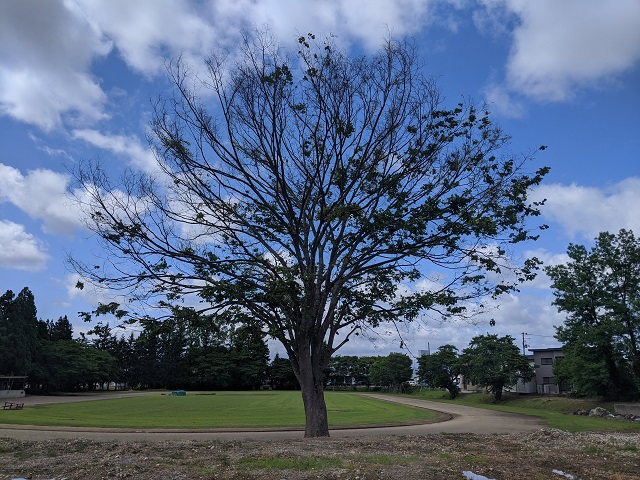
#> input picture tree.jpg, 640 x 480 px
$ python opencv_playground_3.py
#> lines starting #> are read from the running program, lines starting #| are printed output that depends on the picture
#> in main_histogram, tree_img is the input picture: shape (480, 640, 3); mean B, G, R 129.5, 104, 87.6
import numpy as np
import cv2
import matplotlib.pyplot as plt


# [114 lines left out: functions demonstrate_hsv, make_mask, binarize_mask, get_contours, rectangle_contour, main and 1 more, not called in this run]


def blur(noise_img):
    return cv2.blur(noise_img, (3, 3))


def median_blur(noise_img):
    return cv2.medianBlur(noise_img, 3)


# [35 lines left out: functions canny, dilate, erode, main_convolution, not called in this run]


def create_histogram(base_img, color_idx):
    return cv2.calcHist([base_img], [color_idx], None, [256], [0, 256])


def equalize(g_img):
    return cv2.equalizeHist(g_img)


def grayscale_img(base_img):
    return cv2.cvtColor(base_img, cv2.COLOR_BGR2GRAY)
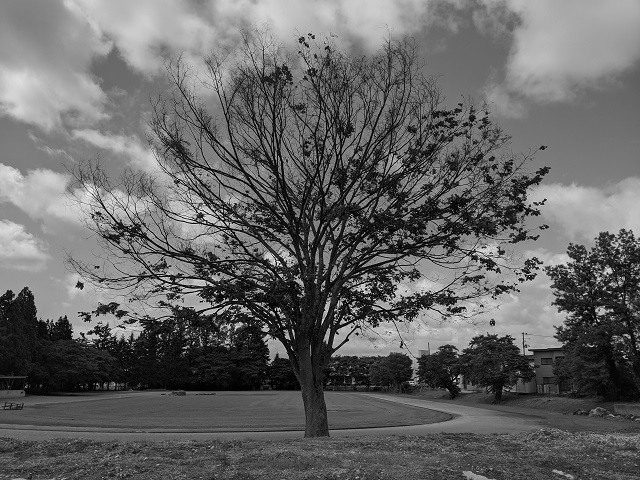
#> returned value: shape (480, 640); min 0, max 250, mean 102
#> in equalize, `return cv2.equalizeHist(g_img)`:
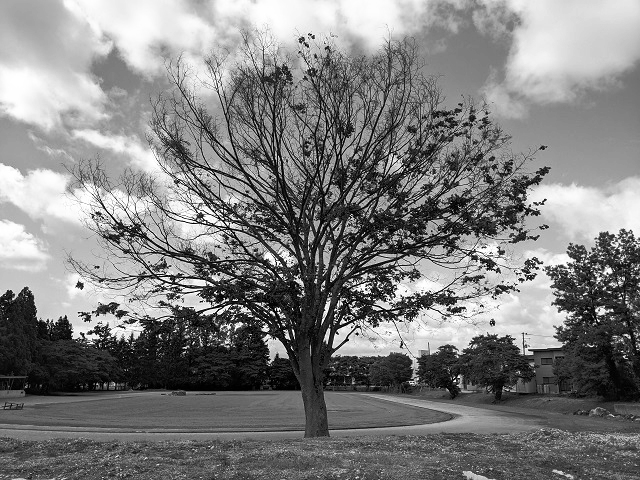
#> returned value: shape (480, 640); min 0, max 255, mean 128.1


def create_clahe(g_img):
    clahe = cv2.createCLAHE(clipLimit=2.0, tileGridSize=(3, 3))
    return clahe.apply(g_img)
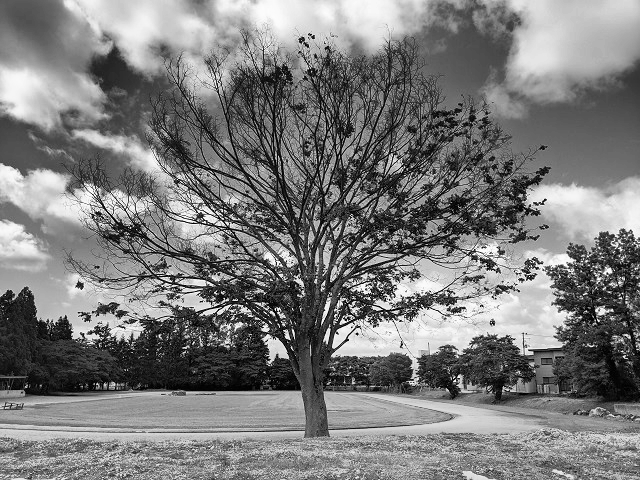
#> returned value: shape (480, 640); min 0, max 254, mean 123.9
#> in main_histogram, `hsv_img = cv2.cvtColor(tree_img, cv2.COLOR_BGR2HSV)`: hsv_img: shape (480, 640, 3); mean H, S, V 92.1, 97.5, 133.4


def adjust_brightness(g_img, is_clahe: bool):
    if is_clahe:
        return create_clahe(g_img)
    else:
        return equalize(g_img)


def two_dim_hist(hsv_img):
    return cv2.calcHist([hsv_img], [0, 1], None, [22, 32], [0, 180, 0, 256])
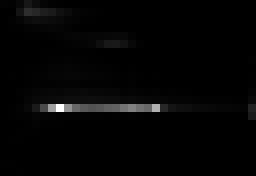
#> returned value: shape (22, 32) float32 (shown 8 times larger); min 0, max 23894, mean 436.4; drawn with min black and max white


def main_histogram():
    tree_img = cv2.imread("tree.jpg")

    g_img = grayscale_img(tree_img)

    eq_img = adjust_brightness(g_img, False)
    cl_img = adjust_brightness(g_img, True)

    hsv_img = cv2.cvtColor(tree_img, cv2.COLOR_BGR2HSV)

    plt.imshow(two_dim_hist(hsv_img), cmap="gray")

    plt.show()


main_histogram()
